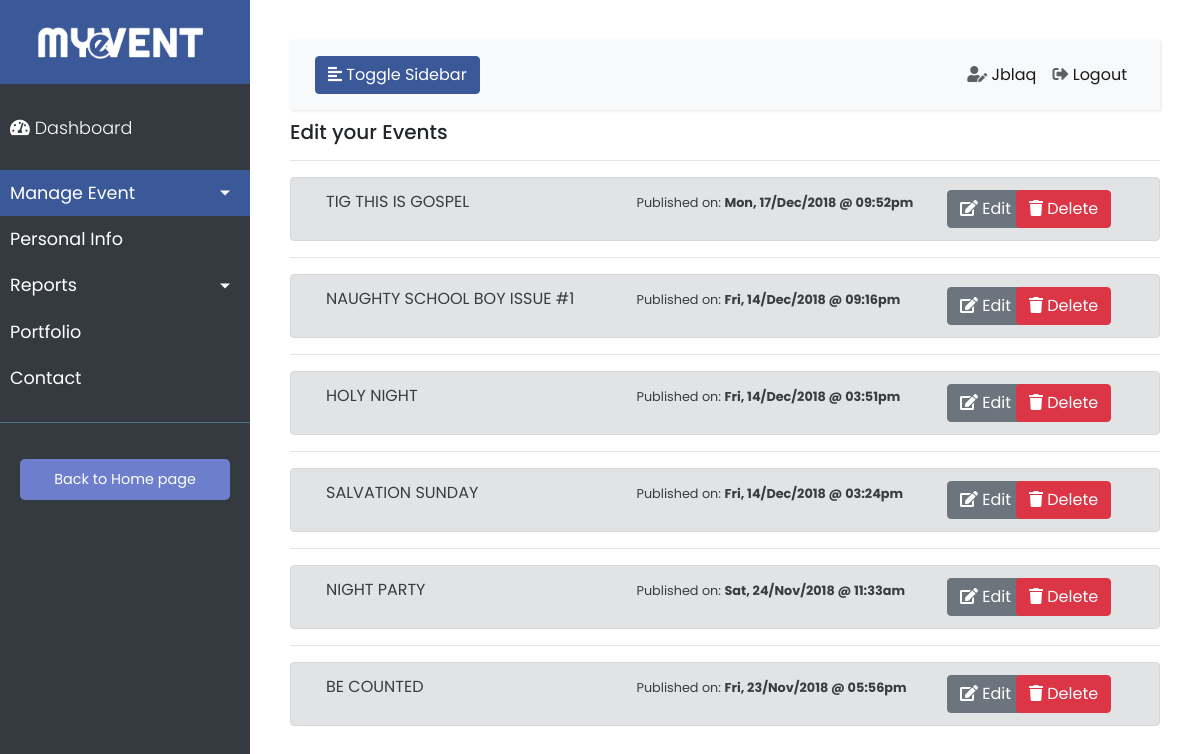
/profile/edit_event.php (signed in), run on the app's committed database.
### tables this page shows
CREATE TABLE IF NOT EXISTS `users` (
  `uid` int(11) NOT NULL AUTO_INCREMENT,
  `fname` varchar(255) NOT NULL,
  `lname` varchar(255) NOT NULL,
  `email` varchar(255) NOT NULL,
  `username` varchar(255) NOT NULL,
  `password` varchar(255) NOT NULL,
  `gender` enum('f','m') NOT NULL,
  `registration_date` datetime NOT NULL DEFAULT CURRENT_TIMESTAMP ON UPDATE CURRENT_TIMESTAMP,
  `phone` varchar(255) DEFAULT NULL,
  `profession` varchar(255) DEFAULT NULL,
  `profile_pic` longtext,
  `linkedin` varchar(255) DEFAULT NULL,
  `facebook` varchar(255) DEFAULT NULL,
  `twitter` varchar(255) DEFAULT NULL,
  `instagram` varchar(255) DEFAULT NULL,
  PRIMARY KEY (`uid`),
  UNIQUE KEY `email` (`email`,`username`)
);

CREATE TABLE IF NOT EXISTS `events` (
  `eid` int(11) NOT NULL AUTO_INCREMENT,
  `uid` int(11) NOT NULL,
  `ename` varchar(255) NOT NULL,
  `etype` enum('free','paid') NOT NULL,
  `about` text NOT NULL,
  `image` varchar(255) NOT NULL,
  `video` varchar(255) NOT NULL,
  `location` varchar(255) NOT NULL,
  `edate` datetime NOT NULL,
  `ticket_qty` int(11) DEFAULT NULL,
  `ticket_price` decimal(10,2) DEFAULT '0.00',
  `date_created` datetime NOT NULL DEFAULT CURRENT_TIMESTAMP ON UPDATE CURRENT_TIMESTAMP,
  `evaluate` enum('0','1') NOT NULL DEFAULT '0',
  PRIMARY KEY (`eid`),
  KEY `uid` (`uid`)
);

### authentication/session.php (called while the page is built, shortened)
<?php
include '../config/connection.php';
$session_id=$_SESSION['uid'];
$ses_sql=mysqli_query($conn, "SELECT username FROM users WHERE uid='$session_id'");
$row = mysqli_fetch_assoc($ses_sql);
$login_session =$row['username'];
?>

### profile/edit_event.php (the view, shortened to what this page needs)
<?php
include('../authentication/session.php');
$event_sqlx=mysqli_query($conn, "SELECT * FROM events WHERE uid = '$session_id' ORDER BY date_created DESC");
$listx='';
    while ($erowx = mysqli_fetch_assoc($event_sqlx)) {
        $eid =  $erowx['eid'];
        $enamex =  $erowx['ename'];
        $date_createx =  $erowx['date_created'];
        $listx .='<hr class="hr"></hr>
            <div class="container-fluid">
                <div class="row alert alert-secondary">
                <div class="col">
                    '.strtoupper($enamex).'
                </div>
                <div class="col">
                    <small>Published on: <strong>'.date("D, d/M/Y", strtotime($date_createx)).' @ '.date("h:ia",strtotime($date_createx)).'</strong></small>
                </div>
                <div class="col-1" style="color:white;">
                    <button type="button" class="btn btn-secondary openBtn" data-toggle="" data-target="" onclick="edit_event(\''.$eid.'\')" >
                        <i class="fa fa-edit"></i> Edit
                    </button>
                            <input type="text" class="form-control" name="event_name" id="exampleInputEmail1" aria-describedby="emailHelp" value="'.$enamex.'" required>
                </div>
                <div class="col-2" style="color:white;">
                    <button class="btn btn-danger" onclick="delete_event(\''.$eid.'\')">
                       <i class="fa fa-trash"></i> Delete
                    </button>
                </div>
            </div>
            </div>';
    }
?>
<!DOCTYPE html>
<html>
<head>
    <link rel="stylesheet" type="text/css" href="../fontawesome/css/all.min.css">
    <link rel="stylesheet" type="text/css" href="../css/bootstrap-grid.min.css">
    <link rel="stylesheet" type="text/css" href="../css/bootstrap.css">
    <link rel="stylesheet" type="text/css" href="../css/main.css">
    <link rel="stylesheet" type="text/css" href="../css/dashboard.css">
    <link rel="stylesheet" type="text/css" href="../css/jquery.mCustomScrollbar.css">
    <link rel="stylesheet" type="text/css" href="../css/flatpickr.css">
</head>
<body>
    <div class="wrapper">
        <nav id="sidebar">
            <div class="sidebar-header" >
                <a href="profile.php"><img src="../img/logowhite.png" style="width: 200px;"></a>
            </div>
            <ul class="list-unstyled components">
                <a href="dashboard.php"><p><i class="fa fa-tachometer-alt"></i> Dashboard</p></a>
                <li class="active">
                    <a href="#homeSubmenu" data-toggle="collapse" aria-expanded="false" class="dropdown-toggle">Manage Event</a>
                </li>
                <li>
                    <a href="pim.php">Personal Info</a>
                </li>
                <li>
                    <a href="#pageSubmenu" data-toggle="collapse" aria-expanded="false" class="dropdown-toggle">Reports</a>
                </li>
                <li>
                    <a href="#">Portfolio</a>
                </li>
                <li>
                    <a href="#">Contact</a>
                </li>
            </ul>
            <ul class="list-unstyled CTAs">
                <li>
                    <a href="profile.php" class="article">Back to Home page</a>
                </li>
            </ul>
        </nav>
        <div id="content" class="dashcontent">
            <nav class="navbar navbar-expand-lg navbar-light bg-light" id="navtop">
                <div class="container-fluid">
                    <button type="button" id="sidebarCollapse" class="btn btntoggle btn-info ">
                        <i class="fas fa-align-left"></i>
                        <span>Toggle Sidebar</span>
                    </button>
                    <div class="collapse navbar-collapse" id="navbarSupportedContent">
                        <ul class="nav navbar-nav ml-auto">
                            <li class="nav-item active">
                                <a class="nav-link" href=""><i class="fa fa-user-edit userediticon"> </i> <?php echo ucwords($login_session); ?></a>
                            </li>
                             <li class="nav-item active">
                                <a class="nav-link" href="../authentication/logout.php"><i class="fa fa-sign-out-alt userediticon"> </i> Logout</a>
                            </li>
                        </ul>
                    </div>
                </div>
            </nav>
            <span>
                <h5>Edit your Events</h5>
            </span>
            <?php echo $listx; ?>
            </div>
        </div>
</body>
</html>

### css/main.css (style rules this page uses)
* { box-sizing: border-box; }
.btntoggle { background-color: #3b5998; border-color: #3b5998; }
.userediticon { color: rgb(91, 96, 100); }
.dashcontent { background-color: #ffffff; }

### css/dashboard.css (style rules this page uses)
body { font-family: 'Poppins', sans-serif; background: #fafafa; }
p { font-family: 'Poppins', sans-serif; font-size: 1.1em; font-weight: 300; line-height: 1.7em; color: #575757; }
a, a:hover, a:focus { color: inherit; text-decoration: none; transition: all 0.3s; }
.navbar { padding: 15px 10px; background: #fff; border: none; border-radius: 0; margin-bottom: 10px; box-shadow: 1px 1px 3px rgba(0, 0, 0, 0.1); }
.wrapper { display: flex; width: 100%; }
#sidebar { width: 250px; position: fixed; top: 0; left: 0; height: 100vh; z-index: 999; background: #343a40; color: #fff; transition: all 0.3s; }
#sidebar .sidebar-header { padding: 20px; background: #3b5998; }
#sidebar ul.components { padding: 20px 0; border-bottom: 1px solid #47748b; }
#sidebar ul p { color: #fff; padding: 10px; }
#sidebar ul li a { padding: 10px; font-size: 1.1em; display: block; }
#sidebar ul li.active>a, a[aria-expanded="true"] { color: #fff; background: #3b5998; }
a[data-toggle="collapse"] { position: relative; }
.dropdown-toggle::after { display: block; position: absolute; top: 50%; right: 20px; transform: translateY(-50%); }
ul.CTAs { padding: 20px; }
ul.CTAs a { text-align: center; font-size: 0.9em !important; display: block; border-radius: 5px; margin-bottom: 5px; }
a.article, a.article:hover { background: #6d7fcc !important; color: #fff !important; }
#content { width: calc(100% - 250px); padding: 40px; min-height: 100vh; transition: all 0.3s; position: absolute; top: 0; right: 0; }

### data on the page
users: username "Jblaq"
events: ename "TIG THIS IS GOSPEL", date_created "Mon, 17/Dec/2018", date_created "09:52pm"
events: ename "NAUGHTY SCHOOL BOY ISSUE #1", date_created "Fri, 14/Dec/2018", date_created "09:16pm"
events: ename "HOLY NIGHT", date_created "Fri, 14/Dec/2018", date_created "03:51pm"
events: ename "SALVATION SUNDAY", date_created "Fri, 14/Dec/2018", date_created "03:24pm"
events: ename "NIGHT PARTY", date_created "Sat, 24/Nov/2018", date_created "11:33am"
events: ename "BE COUNTED", date_created "Fri, 23/Nov/2018", date_created "05:56pm"
